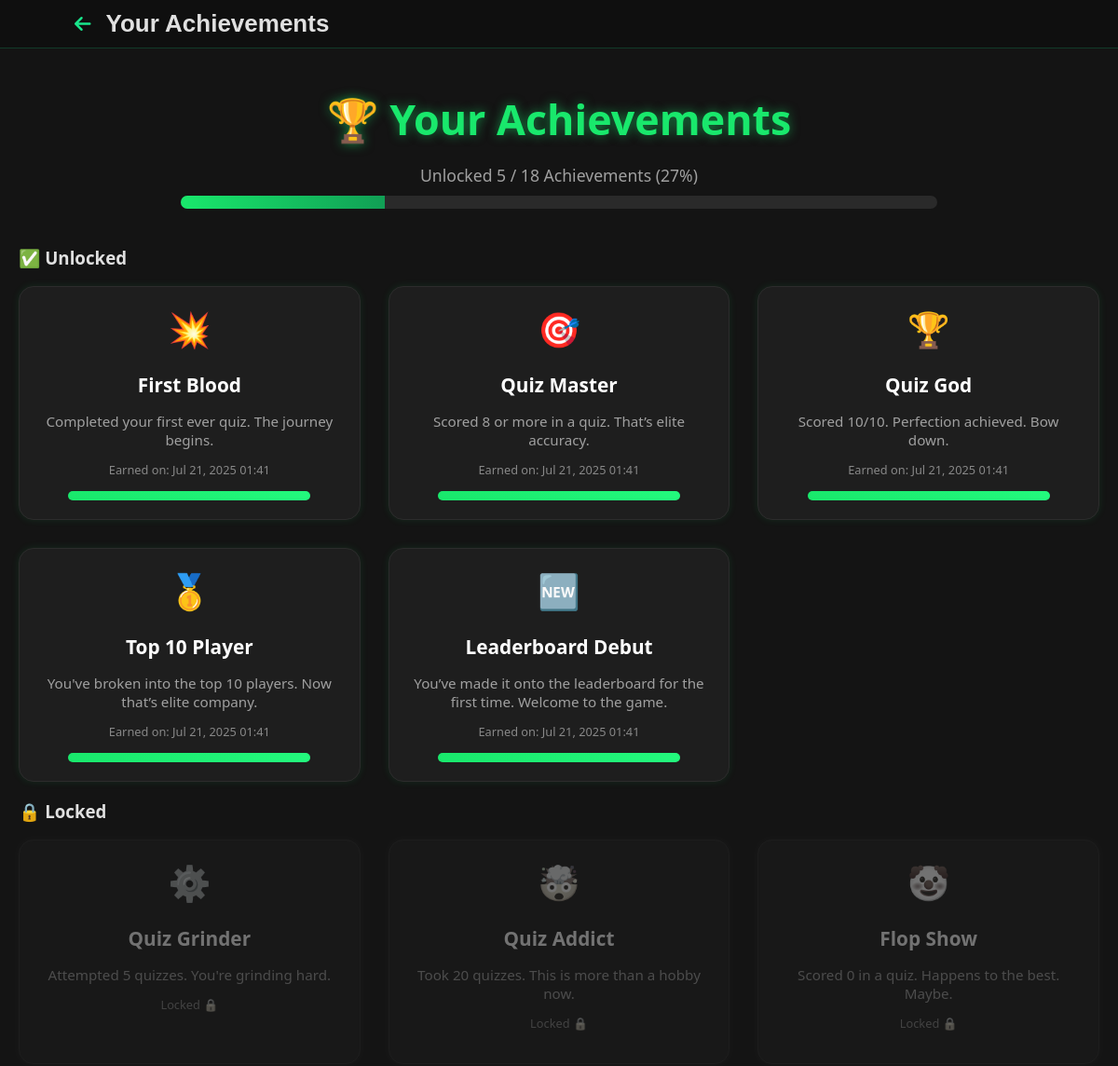
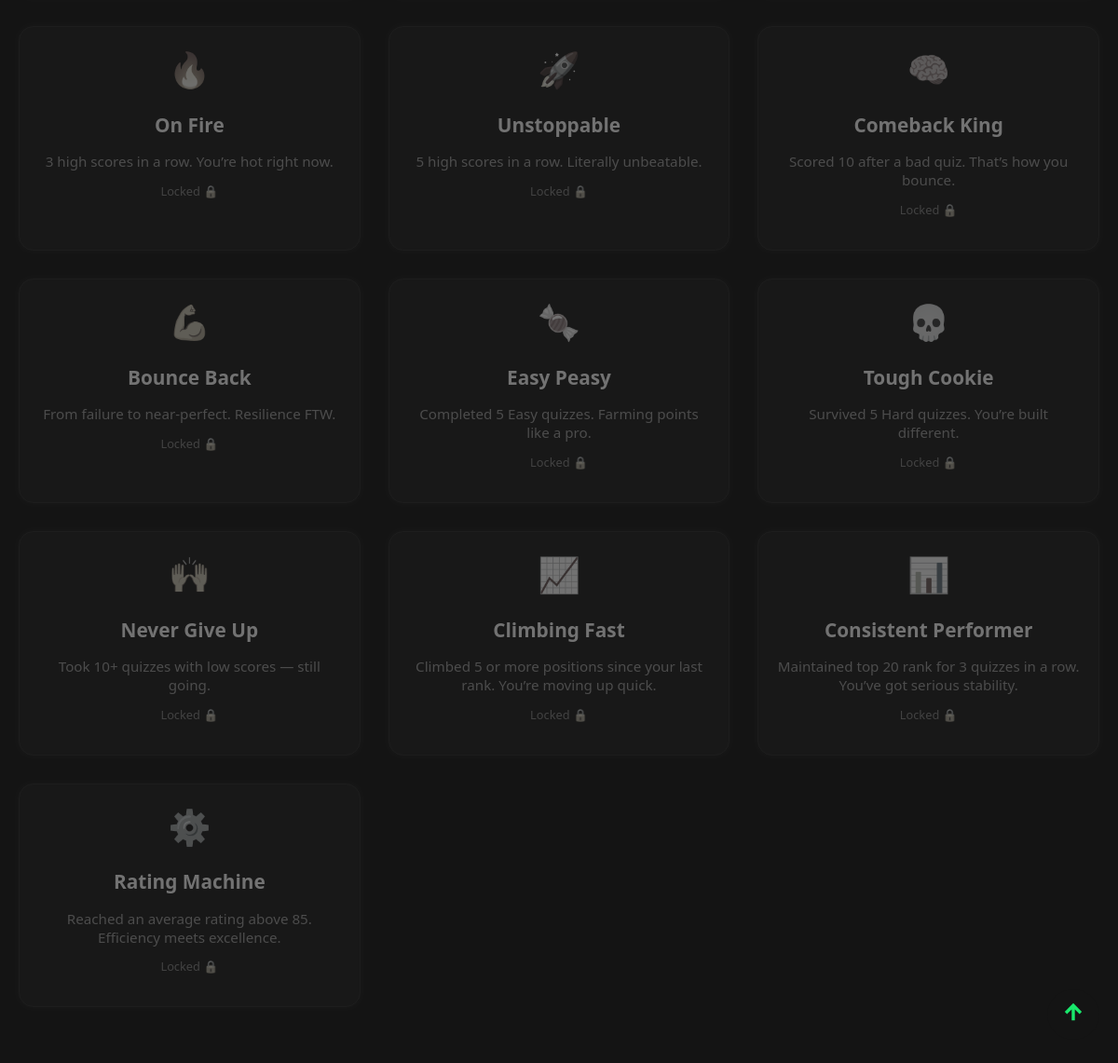
The page /achievements/my/ (signed in) on the database its author committed (2 pictures, top to bottom).
### achievements/models.py (models this page shows, shortened)
class UserAchievement(models.Model):
    user = models.ForeignKey(settings.AUTH_USER_MODEL, on_delete=models.CASCADE)
    achievement = models.ForeignKey(Achievement, on_delete=models.CASCADE)
    date_awarded = models.DateTimeField(auto_now_add=True)

class Achievement(models.Model):
    name = models.CharField(max_length=100)
    description = models.TextField()
    icon = models.CharField(max_length=10, default="🏆")  # emoji or class
    users = models.ManyToManyField(settings.AUTH_USER_MODEL, through='UserAchievement', related_name='achievements')

### achievements/views.py (the view)
# urls.py: path('my/', views.user_achievements, name='user_achievements'),
def user_achievements(request):
    total_achievements = Achievement.objects.count()
    unlocked_achievements = UserAchievement.objects.filter(user=request.user).select_related('achievement')
    unlocked_ids = [ua.achievement.id for ua in unlocked_achievements]
    locked_achievements = Achievement.objects.exclude(id__in=unlocked_ids)
    unlocked_count = len(unlocked_achievements)
    unlocked_percent = int((unlocked_count / total_achievements) * 100) if total_achievements > 0 else 0
    context = {
        'unlocked_achievements': unlocked_achievements,
        'locked_achievements': locked_achievements,
        'unlocked_count': unlocked_count,
        'unlocked_percent': unlocked_percent,
        'total_achievements': total_achievements,
    }
    return render(request, 'achievements/user_achievements.html', context)

### achievements/templates/achievements/user_achievements.html (shortened to what this page needs)
 {% load static %}
<!DOCTYPE html>
<html lang="en">
<head>
  <link rel="stylesheet" href="{% static 'achievements/achievements.css' %}">
  <link rel="stylesheet" href="https://cdnjs.cloudflare.com/ajax/libs/font-awesome/6.4.0/css/all.min.css">
</head>
<body>
  <header class="profile-page-header">
  <a href="javascript:history.back()" class="back-btn" aria-label="Go back">
  <i class="fas fa-arrow-left"></i>
</a>
  <h1 class="header-title">Your Achievements</h1>
</header>
<section class="achievements-section">
  <h2 class="achievements-heading">🏆 Your Achievements</h2>
  <p class="overall-progress-text">
    Unlocked {{ unlocked_count }} / {{ total_achievements }} Achievements ({{ unlocked_percent }}%)
  </p>
  <div class="overall-progress-container">
    <div class="overall-progress-bar" style="width: {{ unlocked_percent }}%;"></div>
  </div>
  {% if unlocked_achievements %}
    <h3 class="subsection-heading">✅ Unlocked</h3>
    <div class="achievements-grid">
      {% for ua in unlocked_achievements %}
        <div class="achievement-card">
          <div class="achievement-icon">{{ ua.achievement.icon|default:"🌟" }}</div>
          <h3 class="achievement-title">{{ ua.achievement.name }}</h3>
          <p class="achievement-desc">{{ ua.achievement.description }}</p>
          <p class="achievement-date">Earned on: {{ ua.date_awarded|date:"M d, Y H:i" }}</p>
          <div class="progress-container">
            <div class="progress-bar" style="width: {{ ua.progress|default_if_none:100 }}%;"></div>
          </div>
        </div>
      {% endfor %}
    </div>
  {% endif %}
  {% if locked_achievements %}
    <h3 class="subsection-heading">🔒 Locked</h3>
    <div class="achievements-grid">
      {% for ach in locked_achievements %}
        <div class="achievement-card locked">
          <div class="achievement-icon">{{ ach.icon|default:"🌟" }}</div>
          <h3 class="achievement-title">{{ ach.name }}</h3>
          <p class="achievement-desc">{{ ach.description }}</p>
          <p class="achievement-date">Locked 🔒</p>
        </div>
      {% endfor %}
    </div>
  {% endif %}
</section>
<button id="scrollToTopBtn" class="back-to-top">
          <svg xmlns="http://www.w3.org/2000/svg" height="24px" viewBox="0 -960 960 960" width="24px" fill="#19e86c"><path d="M412-114v-470L210-383l-96-97 366-366 366 366-96 98-202-202v470H412Z"/></svg>
        </button>
</body>
</html>

### achievements/static/achievements/achievements.css (style rules this page uses)
:root { --bg-dark: #141414; --green: #19e86c; --green-dark: #119f55; --card-dark: #1e1e1e; --text-main: #e0e0e0; --text-muted: #a0a0a0; --border-dark: #2c2c2c; }
* { box-sizing: border-box; }
body { margin: 0; padding: 0; display: flex; min-height: 100vh; background-color: var(--bg-dark); color: var(--text-main); font-family: 'Segoe UI', Tahoma, Geneva, Verdana, sans-serif; scroll-behavior: smooth; }
* { scrollbar-width: thin; scrollbar-color: #19e86c #1f1f1f; }
.profile-page-header { margin-top: 0; position: fixed; display: flex; align-items: center; gap: 16px; padding: 10px 80px 10px; background-color: #0f0f0f; border-bottom: 1px solid #19e68c33; z-index: 1000; width: 100%; }
.back-btn { color: #19e68c; font-size: 20px; text-decoration: none; transition: color 0.2s ease; }
.header-title { color: #e0e0e0; font-size: 26px; font-weight: 600; margin: 0; font-family: 'Rajdhani', sans-serif; }
.achievements-section { flex: 1; margin: 60px auto; padding: 0 20px; }
.achievements-heading { font-size: 2.8rem; text-align: center; margin-bottom: 10px; color: var(--green); text-shadow: 0 0 12px #19e86c88; }
.overall-progress-text { text-align: center; font-size: 1.1rem; color: var(--text-muted); margin-bottom: 10px; }
.overall-progress-container { width: 70%; margin: 0 auto 40px; background: #2a2a2a; border-radius: 20px; overflow: hidden; height: 14px; }
.overall-progress-bar { height: 100%; background: linear-gradient(to right, var(--green), var(--green-dark)); transition: width 0.4s ease-in-out; }
.achievements-grid { display: grid; grid-template-columns: repeat(auto-fit, minmax(280px, 1fr)); gap: 30px; }
.achievement-card { background-color: var(--card-dark); border: 1px solid var(--border-dark); border-radius: 16px; padding: 20px; transition: transform 0.3s, box-shadow 0.3s; position: relative; box-shadow: 0 0 8px rgba(25, 232, 108, 0.1); }
.locked { opacity: 0.4; filter: grayscale(90%); pointer-events: none; }
.achievement-icon { font-size: 2.3rem; text-align: center; margin-bottom: 10px; color: var(--green); }
.achievement-title { font-size: 1.3rem; font-weight: 600; text-align: center; color: #fff; margin-bottom: 6px; }
.achievement-desc { font-size: 0.95rem; color: var(--text-muted); text-align: center; margin-bottom: 12px; }
.achievement-date { font-size: 0.8rem; text-align: center; color: #888; margin-bottom: 14px; }
.progress-container { background-color: #2a2a2a; border-radius: 20px; overflow: hidden; height: 10px; margin: 0 auto; width: 80%; }
.progress-bar { height: 100%; background: linear-gradient(to right, var(--green), #23f97d); width: 100%; transition: width 0.4s ease-in-out; }
.back-to-top { position: fixed; bottom: 25px; right: 20px; padding: 12px 16px; font-size: 24px; background-color: #141414; border: none; border-radius: 50%; cursor: pointer; z-index: 1999; transition: transform 0.2s ease; }

### rows shown on the page
UserAchievement: achievement.icon "💥", achievement.name "First Blood", achievement.description "Completed your first ever quiz. The journey begins.", date_awarded "Jul 21, 2025 01:41"
UserAchievement: achievement.icon "🎯", achievement.name "Quiz Master", achievement.description "Scored 8 or more in a quiz. That’s elite accuracy.", date_awarded "Jul 21, 2025 01:41"
UserAchievement: achievement.icon "🏆", achievement.name "Quiz God", achievement.description "Scored 10/10. Perfection achieved. Bow down.", date_awarded "Jul 21, 2025 01:41"
UserAchievement: achievement.icon "🥇", achievement.name "Top 10 Player", achievement.description "You've broken into the top 10 players. Now that’s elite company.", date_awarded "Jul 21, 2025 01:41"
UserAchievement: achievement.icon "🆕", achievement.name "Leaderboard Debut", achievement.description "You’ve made it onto the leaderboard for the first time. Welcome to the game.", date_awarded "Jul 21, 2025 01:41"
Achievement: icon "⚙️", name "Quiz Grinder", description "Attempted 5 quizzes. You're grinding hard."
Achievement: icon "🤯", name "Quiz Addict", description "Took 20 quizzes. This is more than a hobby now."
Achievement: icon "🤡", name "Flop Show", description "Scored 0 in a quiz. Happens to the best. Maybe."
Achievement: icon "🔥", name "On Fire", description "3 high scores in a row. You’re hot right now."
Achievement: icon "🚀", name "Unstoppable", description "5 high scores in a row. Literally unbeatable."
Achievement: icon "🧠", name "Comeback King", description "Scored 10 after a bad quiz. That’s how you bounce."
Achievement: icon "💪", name "Bounce Back", description "From failure to near-perfect. Resilience FTW."
Achievement: icon "🍬", name "Easy Peasy", description "Completed 5 Easy quizzes. Farming points like a pro."
Achievement: icon "💀", name "Tough Cookie", description "Survived 5 Hard quizzes. You’re built different."
Achievement: icon "🙌", name "Never Give Up", description "Took 10+ quizzes with low scores — still going."
Achievement: icon "📈", name "Climbing Fast", description "Climbed 5 or more positions since your last rank. You’re moving up quick."
Achievement: icon "📊", name "Consistent Performer", description "Maintained top 20 rank for 3 quizzes in a row. You’ve got serious stability."
Achievement: icon "⚙️", name "Rating Machine", description "Reached an average rating above 85. Efficiency meets excellence."

### other values the page prints
{{ unlocked_count }} "5"
{{ total_achievements }} "18"
{{ unlocked_percent }} "27"
